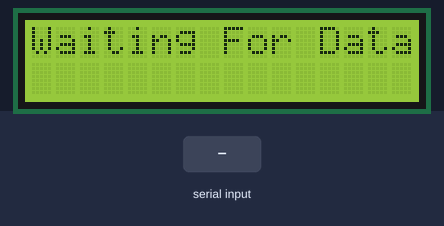
The sketch below on a simulated Arduino Uno, built with avr-gcc and run on an emulated ATmega328P. On the bench: 16×2 character LCD. The inputs (shaded band) are chosen by the test bench. What the sketch prints to the serial monitor is not drawn.

Above: at 3.0 s.
3.1 s: "90,45," received over Serial
At 4.3 s:
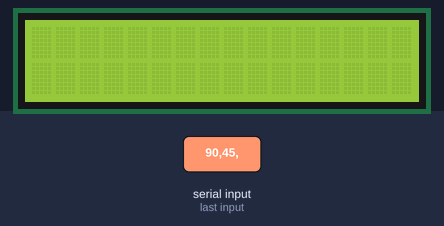
4.6 s: "90,45," received over the second serial link
At 6.2 s:
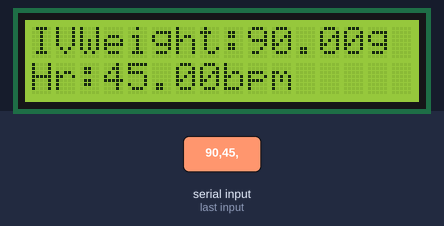
7.1 s: "5," received over the second serial link
At 9.3 s:
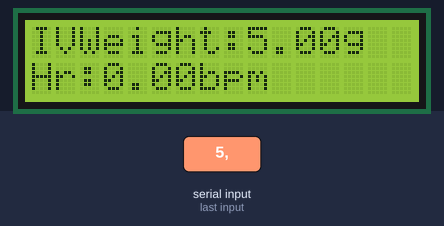
9.6 s: "1,90,45," received over the second serial link
At 11.2 s:
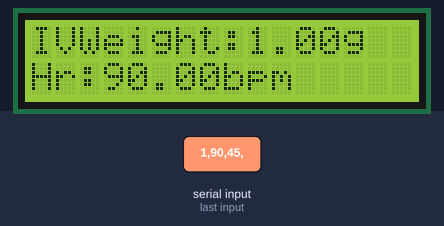
Timing chart, 0 to 12.7 s (numbered marks = the images above; inputs shaded):
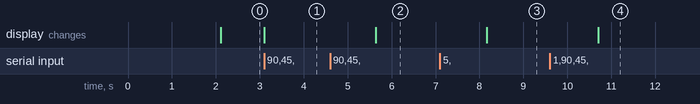

The sketch:

main_arduino.ino
```cpp
#include <SoftwareSerial.h>
#include <LiquidCrystal_I2C.h>

const int RX_PIN = 0;
const int TX_PIN = 1;

SoftwareSerial mySerial(RX_PIN, TX_PIN);

LiquidCrystal_I2C lcd(0x3F, 16, 2);

float testWeightData = 1.23;

void setup() {
  // put your setup code here, to run once:
  /* init serial */
  Serial.begin(115200);
  mySerial.begin(115200);

  /* init LCD */
  lcd.init();
  lcd.clear();
  lcd.backlight();
  lcd.setCursor(0, 0);
  lcd.print("Hello World");
  lcd.setCursor(2, 1);
  lcd.print("LCD Initialized");
  delay(2000);
  lcd.clear();
  lcd.setCursor(0, 0);
  lcd.print("Waiting For Data..");
  while (!Serial.available());
  lcd.clear();
}

void loop() {
  if (mySerial.available()) {
    Serial.print("Message Received: ");
    //String Raw = mySerial.readString();
    String dataw = mySerial.readStringUntil(',');
    float weight = dataw.toFloat();
    String datahr = mySerial.readString();
    float hr = datahr.toFloat();
    Serial.println(dataw + " " + datahr);
    updateBag(weight);
    updateHr(hr);
    //updateStatus(weight);
  }
  delay(100);
}

void lcd_print(int row, int col, String msg) {
  lcd.setCursor(col, row);
  lcd.print(msg);
  for (int i = col + msg.length(); i < 16; i++) {  // Assuming 16 characters per row
    lcd.print(" ");
  }
}


void updateBag(float weight) {
  lcd_print(0, 0, "IVWeight:" + String(weight) + "g");
}

void updateHr(float hr) {
  lcd_print(1, 0, "Hr:" + String(hr) + "bpm");
}

void updateStatus(float weight) {
  if (weight < 25) {
    lcd_print(1, 0, "Status: Low");
  } else {
    lcd_print(1, 0, "Status: Normal");
  }
}
```

Measured:
- after the input at 3.1 s, the display: changes at once (image 1)
- after the input at 4.6 s, the display: changes after 1.0 s (image 2)
- after the input at 7.1 s, the display: changes after 1.1 s (image 3)
- after the input at 9.6 s, the display: changes after 1.1 s (image 4)
